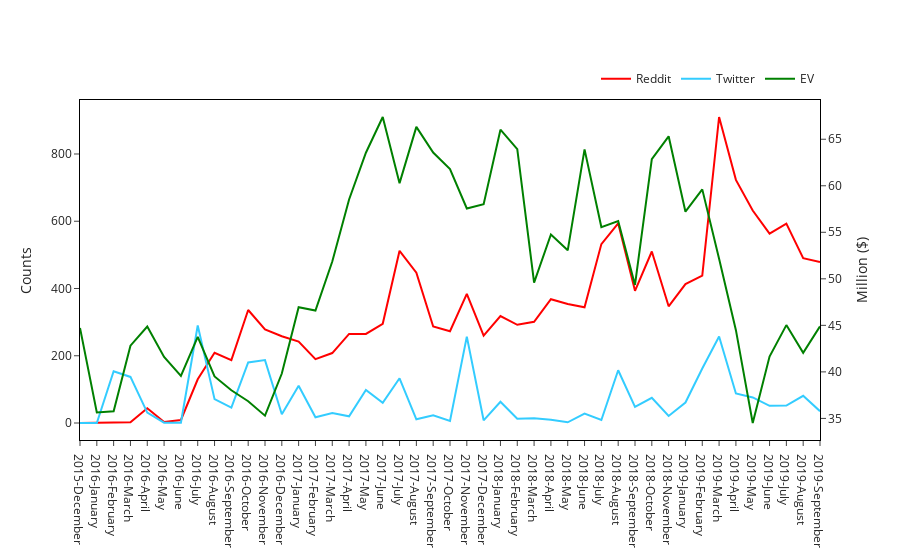

The notebook cell this image was saved under:
### Code cell
# Load Packages
import pandas as pd
import matplotlib.pyplot as plt
import plotly.graph_objects as go


%matplotlib inline
plt.rcParams['figure.dpi'] = 300

# Fig7 in paper
df_tsla = pd.read_csv('Tesla_data.csv.xz')
trace1 = go.Scatter(x=df_tsla['mnth_yr'], y=df_tsla['tsla_reddit'],
                    mode='lines',name='Reddit', line=dict(color='red'), yaxis='y1')

trace2 = go.Scatter(x=df_tsla['mnth_yr'], y=df_tsla['tsla_twitter'],
                    mode='lines',name='Twitter',line=dict(color='#33ccff'), yaxis='y1')

trace3 = go.Scatter(x=df_tsla['mnth_yr'], y=df_tsla['EV'],
                    mode='lines',name='EV', line=dict(color='green'), yaxis='y2')

data = [trace1, trace2,trace3]

layout = go.Layout(
                   yaxis=dict(title='Counts'),
                   yaxis2=dict(title='Million ($)',
                               overlaying='y',
                               side='right'))
fig_tsla = go.Figure(data=data, layout=layout)
fig_tsla.update_layout(template = 'simple_white')
fig_tsla.update_xaxes(showline=True, linecolor='black', mirror=True)
fig_tsla.update_yaxes(showline=True, linecolor='black', mirror=True)
fig_tsla.update_layout(legend=dict(
    orientation="h",
    yanchor="bottom",
    y=1.02,
    xanchor="right",
    x=1
))

fig_tsla.write_image('Fig7-Tesla.pdf')
fig_tsla.show()

### Figure 1 — Plotly figure (JSON) as saved in the notebook; plotly's stock layout.template omitted (floating-point values rounded to 4 significant figures)
{"data": [{"line": {"color": "red"}, "mode": "lines", "name": "Reddit", "type": "scatter", "x": ["2015-December", "2016-January", "2016-February", "2016-March", "2016-April", "2016-May", "2016-June", "2016-July", "2016-August", "2016-September", "2016-October", "2016-November", "2016-December", "2017-January", "2017-February", "2017-March", "2017-April", "2017-May", "2017-June", "2017-July", "2017-August", "2017-September", "2017-October", "2017-November", "2017-December", "2018-January", "2018-February", "2018-March", "2018-April", "2018-May", "2018-June", "2018-July", "2018-August", "2018-September", "2018-October", "2018-November", "2019-January", "2019-February", "2019-March", "2019-April", "2019-May", "2019-June", "2019-July", "2019-August", "2019-September"], "y": [0, 0, 2, 2, 44, 3, 9, 130, 209, 187, 336, 278, 258, 242, 190, 208, 265, 265, 295, 512, 447, 287, 273, 384, 260, 318, 292, 301, 368, 354, 344, 532, 594, 393, 510, 347, 413, 438, 910, 723, 632, 563, 593, 490, 479], "yaxis": "y"}, {"line": {"color": "#33ccff"}, "mode": "lines", "name": "Twitter", "type": "scatter", "x": ["2015-December", "2016-January", "2016-February", "2016-March", "2016-April", "2016-May", "2016-June", "2016-July", "2016-August", "2016-September", "2016-October", "2016-November", "2016-December", "2017-January", "2017-February", "2017-March", "2017-April", "2017-May", "2017-June", "2017-July", "2017-August", "2017-September", "2017-October", "2017-November", "2017-December", "2018-January", "2018-February", "2018-March", "2018-April", "2018-May", "2018-June", "2018-July", "2018-August", "2018-September", "2018-October", "2018-November", "2019-January", "2019-February", "2019-March", "2019-April", "2019-May", "2019-June", "2019-July", "2019-August", "2019-September"], "y": [0, 0, 154, 137, 31, 1, 1, 290, 71, 46, 180, 187, 26, 111, 17, 30, 20, 98, 60, 133, 11, 23, 6, 257, 8, 63, 13, 14, 10, 2, 28, 9, 157, 48, 75, 21, 61, 162, 257, 88, 76, 51, 52, 81, 35], "yaxis": "y"}, {"line": {"color": "green"}, "mode": "lines", "name": "EV", "type": "scatter", "x": ["2015-December", "2016-January", "2016-February", "2016-March", "2016-April", "2016-May", "2016-June", "2016-July", "2016-August", "2016-September", "2016-October", "2016-November", "2016-December", "2017-January", "2017-February", "2017-March", "2017-April", "2017-May", "2017-June", "2017-July", "2017-August", "2017-September", "2017-October", "2017-November", "2017-December", "2018-January", "2018-February", "2018-March", "2018-April", "2018-May", "2018-June", "2018-July", "2018-August", "2018-September", "2018-October", "2018-November", "2019-January", "2019-February", "2019-March", "2019-April", "2019-May", "2019-June", "2019-July", "2019-August", "2019-September"], "y": [44.73, 35.63, 35.77, 42.82, 44.87, 41.6, 39.56, 43.76, 39.51, 38.02, 36.85, 35.3, 39.82, 46.95, 46.59, 51.86, 58.53, 63.55, 67.39, 60.28, 66.33, 63.57, 61.78, 57.56, 58.02, 66.03, 63.93, 49.6, 54.77, 53.06, 63.91, 55.56, 56.22, 49.34, 62.86, 65.32, 57.22, 59.61, 52.15, 44.48, 34.51, 41.64, 45.03, 42.04, 44.89], "yaxis": "y2"}], "layout": {"legend": {"orientation": "h", "x": 1, "xanchor": "right", "y": 1.02, "yanchor": "bottom"}, "xaxis": {"linecolor": "black", "mirror": true, "showline": true}, "yaxis": {"linecolor": "black", "mirror": true, "showline": true, "title": {"text": "Counts"}}, "yaxis2": {"linecolor": "black", "mirror": true, "overlaying": "y", "showline": true, "side": "right", "title": {"text": "Million ($)"}}}}
